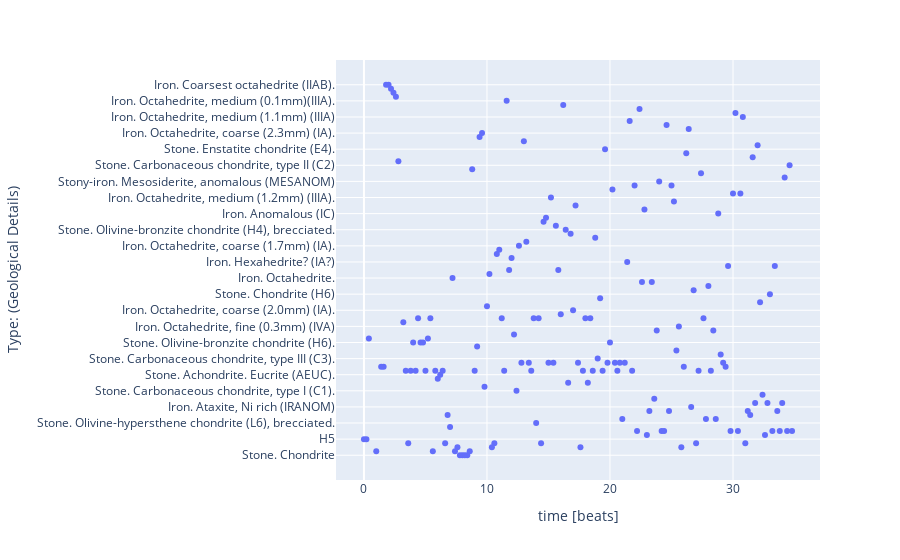

Write notebook code for a chart like this one.
### Code cell
#calculate duration in seconds
import plotly.express as px
bpm = 60  #if bpm = 60, 1 beat = 1 sec 
duration_sec = duration_beats*60/bpm #duration in seconds (actually, onset of last note)
print('Duration:', duration_sec, 'seconds')


duration = px.scatter(df, x=t_data, y=type, labels={'x': 'time [beats]', 'y': 'Type: (Geological Details)'})
duration.show()

### Figure 1 — Plotly figure (JSON) as saved in the notebook; plotly's stock layout.template omitted (floating-point values rounded to 4 significant figures; data arrays with more than 128 entries replaced by an {"elided": "..."} marker saying what was removed)
{"data": [{"hovertemplate": "time [beats]=%{x}<br>Type: (Geological Details)=%{y}<extra></extra>", "legendgroup": "", "marker": {"color": "#636efa", "symbol": "circle"}, "mode": "markers", "name": "", "orientation": "h", "showlegend": false, "type": "scatter", "x": {"elided": "175 float values"}, "xaxis": "x", "y": {"elided": "175 str values"}, "yaxis": "y"}], "layout": {"legend": {"tracegroupgap": 0}, "margin": {"t": 60}, "xaxis": {"anchor": "y", "domain": [0, 1], "title": {"text": "time [beats]"}}, "yaxis": {"anchor": "x", "domain": [0, 1], "title": {"text": "Type: (Geological Details)"}}}}
